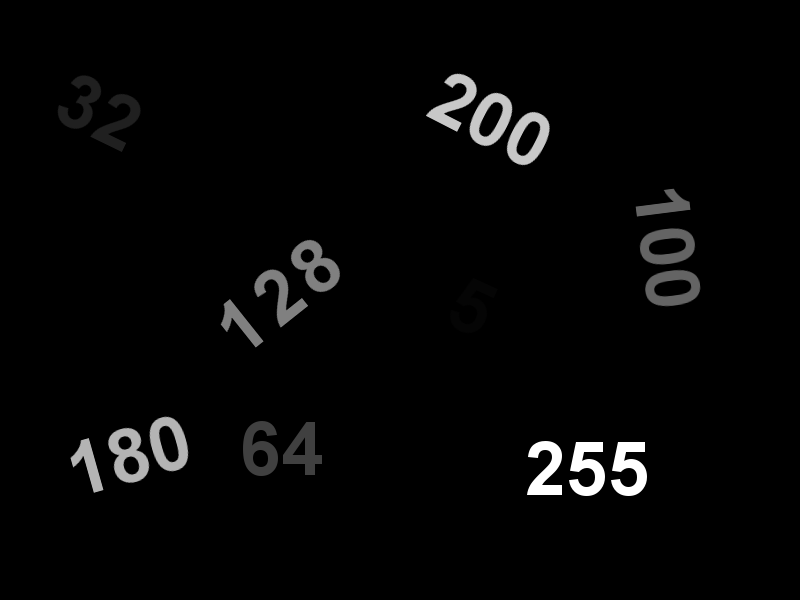
#> input picture PI Data Science/07. Dados Não Estruturados/img/threshold.png, 800 x 600 px
$ jupyter execute Aula_3_647.ipynb
#> lines starting #> are read from the running program, lines starting #| are printed output that depends on the picture; after the words box and inside, x2 and y2 are one past the last pixel; in counts of white or black regions, pixels touching at a corner belong together
[cell 1]
import cv2
import matplotlib.pyplot as plt
import numpy as np

[cell 2]
# carregar imagem
img = cv2.imread('../img/threshold.png')
#> img is the input picture: shape (600, 800, 3); min 0, max 255, mean 6.1
plt.imshow(img)

[cell 3]
# cenario 1 - onde quero mostrar todos os numeros
limiar = 31
retval, dst = cv2.threshold(src = img, thresh = limiar, maxval = 255, type = cv2.THRESH_BINARY )
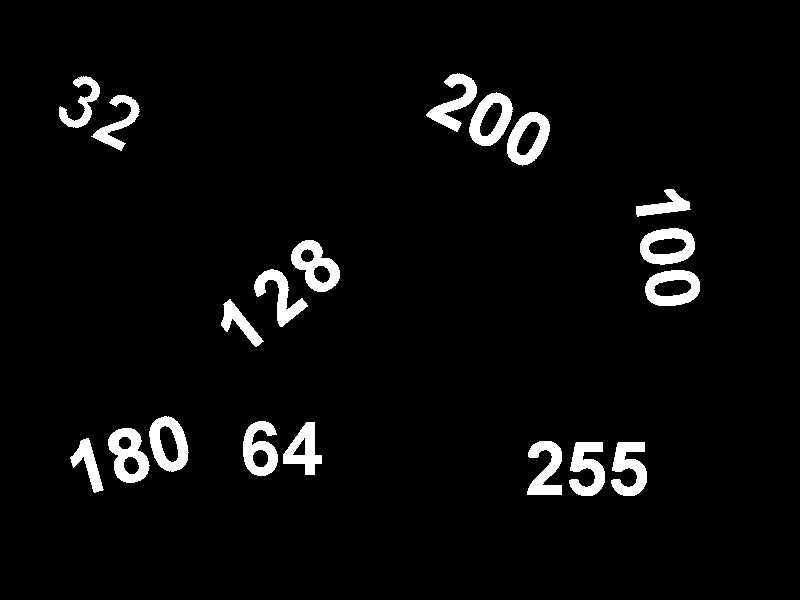
#> dst: shape (600, 800, 3); 4.2% white; 19 white regions, largest, box (x1, y1, x2, y2) and area: (108, 428, 150, 483) 1302, (291, 240, 340, 292) 1277, (469, 92, 513, 146) 1222
#> retval = 31

[cell 4]
# retval = return value = é a mesma coisa que o valor limiar que definimos
retval == limiar
#> Out = True

[cell 5]
plt.imshow(dst)

[cell 6]
# cenario 2 - onde quero mostrar todos os numeros
limiar = 65
retval, dst = cv2.threshold(src = img, thresh = limiar, maxval = 255, type = cv2.THRESH_BINARY )
#> dst: shape (600, 800, 3); 3.3% white; 15 white regions, largest, box (x1, y1, x2, y2) and area: (108, 428, 149, 483) 1256, (291, 240, 340, 292) 1214, (469, 93, 512, 146) 1174
#> retval = 65
plt.imshow(dst)

[cell 7]
# cenario 3 - onde quero mostrar todos os numeros
limiar = 101
retval, dst = cv2.threshold(src = img, thresh = limiar, maxval = 255, type = cv2.THRESH_BINARY )
#> dst: shape (600, 800, 3); 2.6% white; 12 white regions, largest, box (x1, y1, x2, y2) and area: (108, 428, 149, 483) 1189, (569, 442, 605, 496) 1138, (611, 442, 647, 496) 1138
#> retval = 101
plt.imshow(dst)

[cell 8]
# cenario 4 - onde quero mostrar todos os numeros
limiar = 129
retval, dst = cv2.threshold(src = img, thresh = limiar, maxval = 255, type = cv2.THRESH_BINARY )
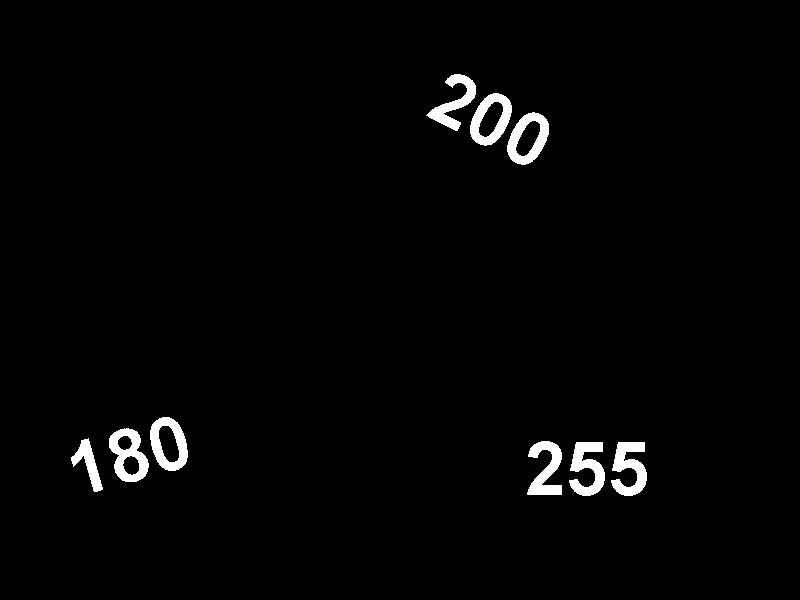
#> dst: shape (600, 800, 3); 1.9% white; 9 white regions, largest, box (x1, y1, x2, y2) and area: (109, 428, 149, 482) 1145, (569, 442, 605, 496) 1124, (611, 442, 647, 496) 1124
#> retval = 129
plt.imshow(dst)

[cell 9]
# desafio: aplicar o cv2.threshold escolhendo um Limiar talque consiga
# ressaltar as linhas e números da imagem quando binarizada.
img = cv2.imread('../img/sudoku.png')
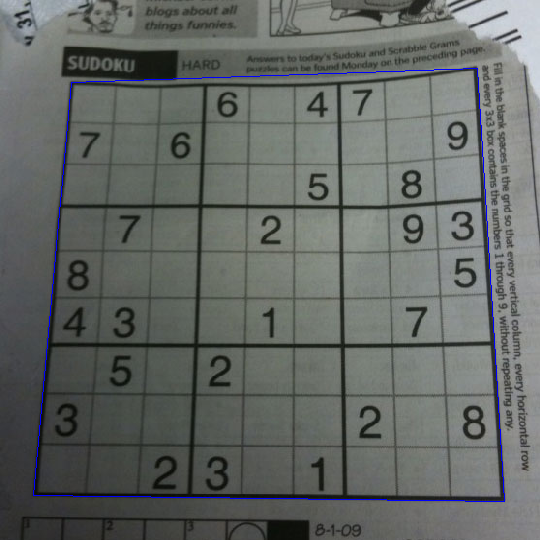
#> input picture PI Data Science/07. Dados Não Estruturados/img/sudoku.png, 540 x 540 px
#> img is the input picture: shape (540, 540, 3); mean B, G, R 100.5, 103.6, 99.5
img = cv2.cvtColor(img, cv2.COLOR_BGR2GRAY)
#> img: shape (540, 540)
print(img.shape)
#| (540, 540)
plt.imshow(img, cmap='gray')

[cell 10]
plt.figure(figsize=(20,30))
plt.subplot(141)
limiar = 150
retval, dst = cv2.threshold(src = img, thresh = limiar, maxval = 255, type = cv2.THRESH_BINARY )
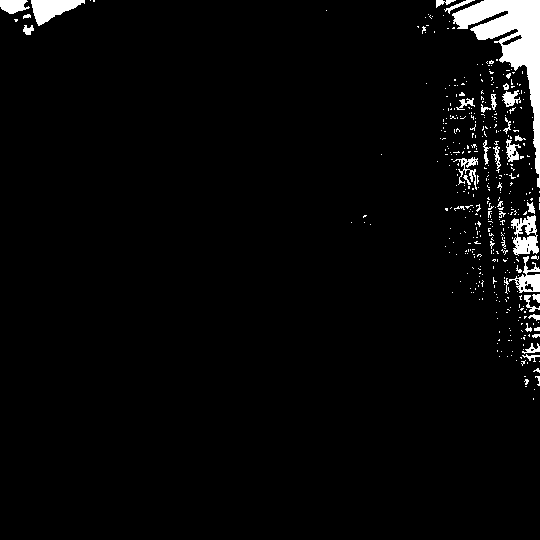
#> dst: shape (540, 540); 3.4% white; 419 white regions (382 under 20 px), largest, box (x1, y1, x2, y2) and area: (452, 0, 540, 188) 4530, (31, 0, 85, 26) 764, (511, 215, 539, 256) 678
#> retval = 150
plt.imshow(dst, cmap='gray')
plt.title(f'Limiar={limiar}')

plt.subplot(142)
limiar = 100
retval, dst = cv2.threshold(src = img, thresh = limiar, maxval = 255, type = cv2.THRESH_BINARY )
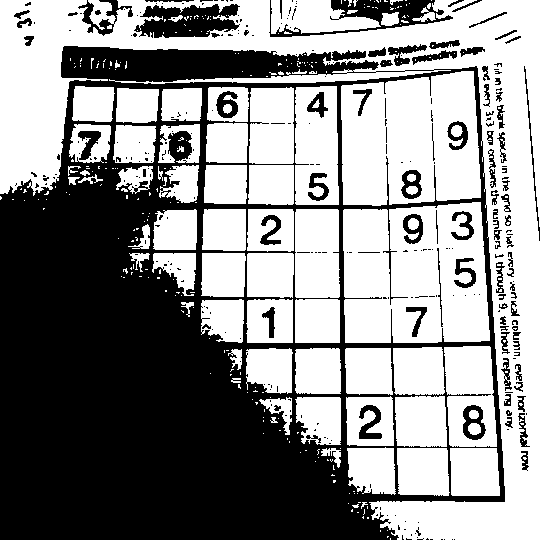
#> dst: shape (540, 540); 55.4% white; 302 black regions (212 under 20 px), largest, box (x1, y1, x2, y2) and area: (0, 46, 505, 540) 114913, (134, 4, 240, 38) 2400, (269, 0, 453, 37) 2156
#> retval = 100
plt.imshow(dst, cmap='gray')
plt.title(f'Limiar={limiar}')

plt.subplot(143)
limiar = 50
retval, dst = cv2.threshold(src = img, thresh = limiar, maxval = 255, type = cv2.THRESH_BINARY )
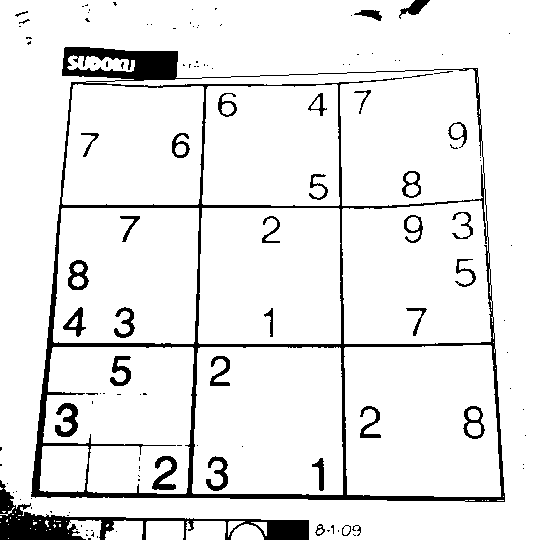
#> dst: shape (540, 540); 91.5% white; 125 black regions (88 under 20 px), largest, box (x1, y1, x2, y2) and area: (31, 47, 505, 502) 14372, (0, 480, 309, 540) 4034, (55, 403, 78, 437) 417
#> retval = 50
plt.imshow(dst, cmap='gray')
plt.title(f'Limiar={limiar}')

plt.subplot(144)
limiar = 25
retval, dst = cv2.threshold(src = img, thresh = limiar, maxval = 255, type = cv2.THRESH_BINARY )
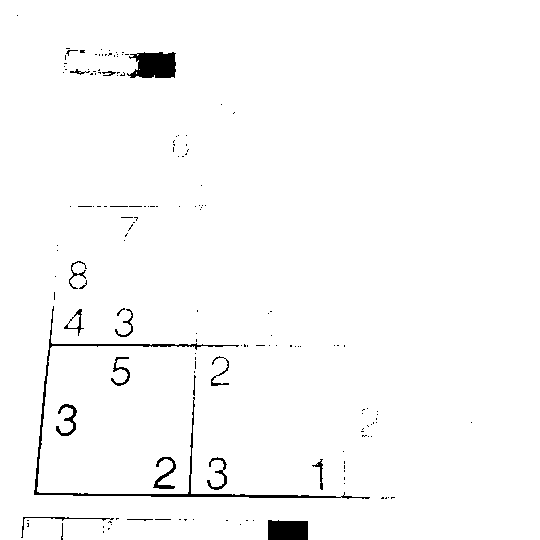
#> dst: shape (540, 540); 98.1% white; 159 black regions (139 under 20 px), largest, box (x1, y1, x2, y2) and area: (34, 306, 370, 499) 1770, (127, 52, 176, 78) 1001, (268, 520, 308, 540) 765
#> retval = 25
plt.imshow(dst, cmap='gray')
plt.title(f'Limiar={limiar}')

[cell 11]
# agora vamos usar o metodo de threshold adaptativo
plt.figure(figsize=(20,30))
plt.subplot(131)
blockSize = 3
dst = cv2.adaptiveThreshold( img,
                      maxValue = 255,
                      adaptiveMethod = cv2.ADAPTIVE_THRESH_GAUSSIAN_C,
                      thresholdType = cv2.THRESH_BINARY,
                      blockSize = blockSize,
                      C = 1)
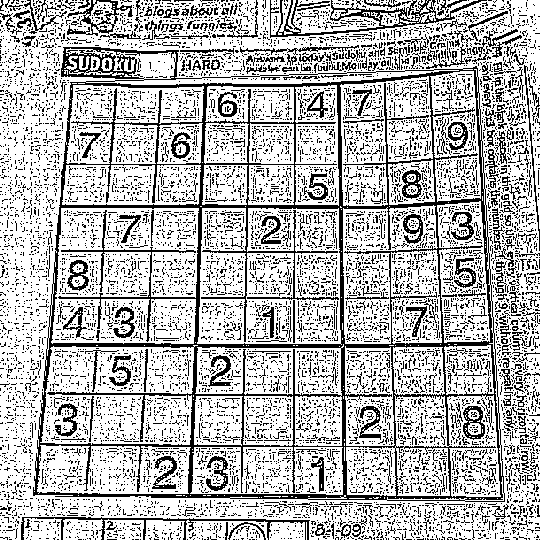
#> dst: shape (540, 540); 72% white; black in thin lines or dots

plt.imshow(dst, cmap='gray')
plt.title(f'blockSize={blockSize}')

plt.subplot(132)
blockSize = 5
dst = cv2.adaptiveThreshold( img,
                      maxValue = 255,
                      adaptiveMethod = cv2.ADAPTIVE_THRESH_GAUSSIAN_C,
                      thresholdType = cv2.THRESH_BINARY,
                      blockSize = blockSize,
                      C = 1)
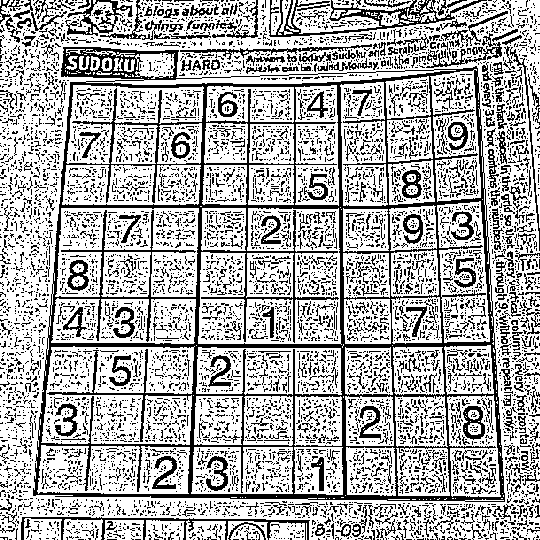
#> dst: shape (540, 540); 68.9% white; black in thin lines or dots

plt.imshow(dst, cmap='gray')
plt.title(f'blockSize={blockSize}')

plt.subplot(133)
blockSize = 7
dst = cv2.adaptiveThreshold( img,
                      maxValue = 255,
                      adaptiveMethod = cv2.ADAPTIVE_THRESH_GAUSSIAN_C,
                      thresholdType = cv2.THRESH_BINARY,
                      blockSize = blockSize,
                      C = 1)
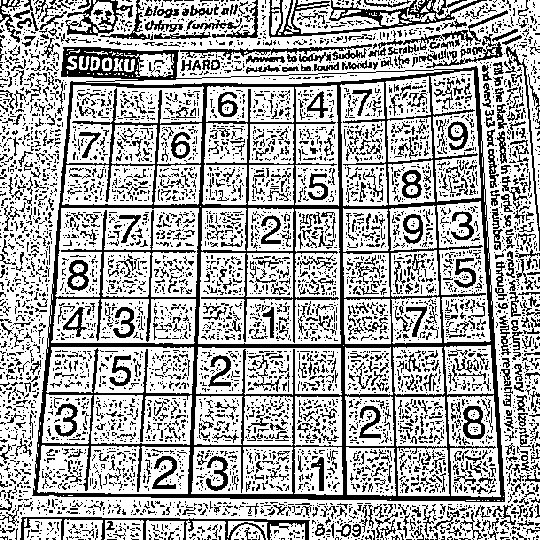
#> dst: shape (540, 540); 67.4% white; black in thin lines or dots

plt.imshow(dst, cmap='gray')
plt.title(f'blockSize={blockSize}')
